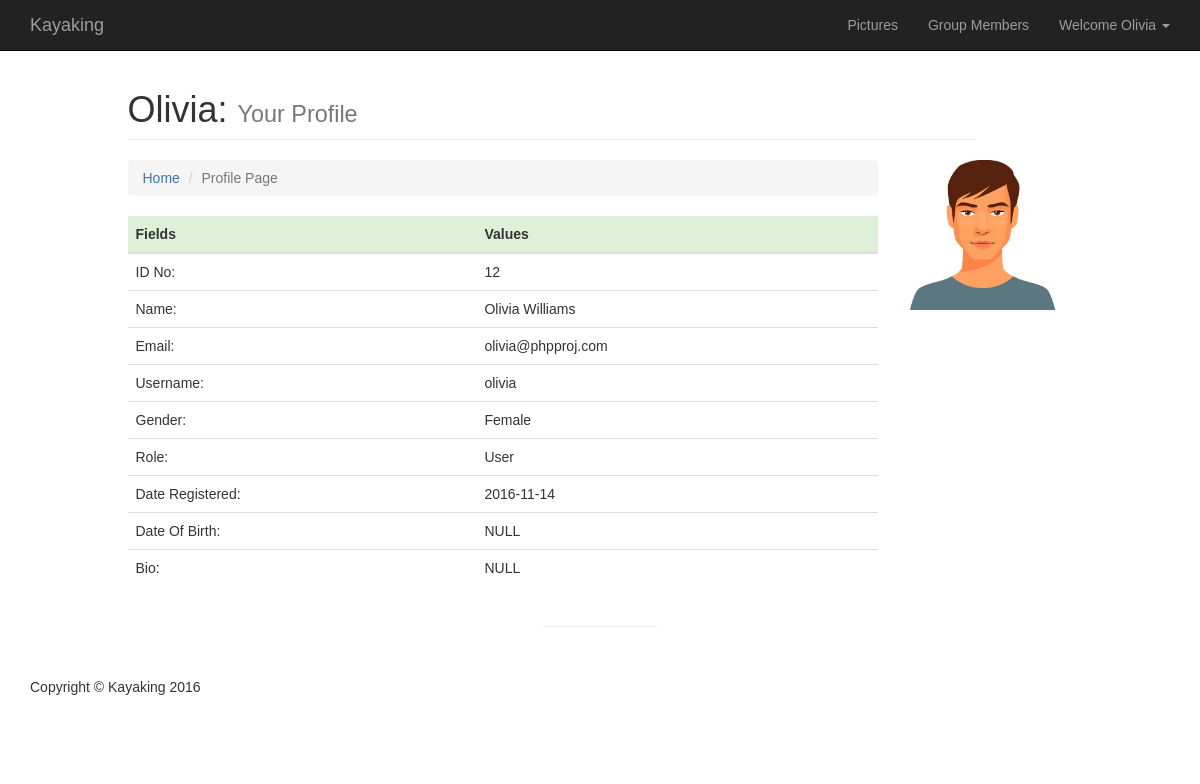
Page /profile.php (signed in) on the committed database.
### tables this page shows
CREATE TABLE IF NOT EXISTS `users` (
  `id` int(11) NOT NULL AUTO_INCREMENT,
  `name` varchar(40) NOT NULL,
  `username` varchar(55) NOT NULL,
  `email` varchar(40) NOT NULL,
  `password` varchar(20) NOT NULL,
  `sex` tinyint(1) DEFAULT NULL,
  `dob` date DEFAULT NULL,
  `date_registered` date DEFAULT NULL,
  `bio` text,
  `photo` varchar(100) DEFAULT '../img/avatarthumb.jpg',
  `role` varchar(15) DEFAULT 'user',
  PRIMARY KEY (`id`)
);

### includes/functions.php (called while the page is built, shortened)
<?php
$con = mysqli_connect("localhost", "root", "", "proj");
function ReadUserDetails($id)
{
	global $con;
	$sql = "select * from users where id='$id'";
	$res = mysqli_query($con, $sql);
	$user = mysqli_fetch_array($res, MYSQLI_ASSOC);
	if($user["sex"]== 0) $user["sex"]="Female"; else $user["sex"] = "Male";
	if(!isset($user["dob"])) $user["dob"] = "NULL";
	if(!isset($user["bio"])) $user["bio"] = "NULL";
	return $user;
}
?>

### public/profile.php (the view)
<?php
    include '../includes/functions.php';
    include '../includes/header.php';
if (!isset( $_GET["user"]))
{
     $userrid=$userid;
}
else
{
     $userrid=$_GET["user"];
}
?>
    <div class="container">
        <div class="row">
        <div class="col-sm-1">
            </div>
            <div class="col-lg-9">
                <h1 class="page-header"><?php echo $username.":"; ?>
                    <small>Your Profile</small>
                </h1>
            </div>
        </div>
        <div class="row">
            <div class="col-md-1">
            </div>
            <div class="col-md-8">
            <ol class="breadcrumb">
                    <li><a href="/php_proj/">Home</a>
                    </li>
                    <li class="active">Profile Page</li>
            </ol>
            <?php $user = ReadUserDetails($userrid); ?>
                <table class="table">
                    <thead>
                        <tr class="success">
                            <th>Fields</th>
                            <th>Values</th>
                        </tr>
                    </thead>
                    <tbody>
                        <tr>
                            <td>ID No: </td>
                            <td><?php echo $user["id"]; ?></td>
                        </tr>
                        <tr>
                            <td>Name:</td>
                            <td><?php echo $user["name"]; ?></td>
                        </tr>
                        <tr>
                            <td>Email:</td>
                            <td><?php echo $user["email"]; ?></td>
                        </tr>
                         <tr>
                            <td>Username:</td>
                            <td><?php echo $user["username"]; ?></td>
                        </tr>
                        <tr>
                            <td>Gender:</td>
                            <td><?php echo $user["sex"]; ?></td>
                        </tr>
                        <tr>
                            <td>Role:</td>
                            <td><?php echo ucfirst($user["role"]); ?></td>
                        </tr>
                        <tr>
                            <td>Date Registered:</td>
                            <td><?php echo $user["date_registered"]; ?></td>
                        </tr>
                        <tr>
                            <td>Date Of Birth:</td>
                            <td><?php echo $user["dob"]; ?></td>
                        </tr>
                        <tr>
                            <td>Bio:</td>
                            <td><?php echo $user["bio"]; ?></td>
                        </tr>
                    </tbody>
                </table>
            </div>
            <div class="col-md-3"><img src="<?php echo $user["photo"]; ?>" height="150" width="150"></div>
        </div>
        <hr>
    <?php
    include '../includes/footer.php';
    ?>

### css/main.css (style rules this page uses)
body, html { height: 100%; background-repeat: no-repeat; font-family: 'Oxygen', sans-serif; }
hr { width: 10%; color: #fff; }

### css/modern-business.css (style rules this page uses)
body, html { height: 100%; background-repeat: no-repeat; font-family: 'Oxygen', sans-serif; padding-top: 25px; }

### rows in the picture
users: id "12", name "Olivia Williams", email "olivia@phpproj.com", username "olivia", role "User", date_registered "2016-11-14", photo (picture)

### other values in the picture
$username "Olivia"
$user["sex"] "Female"
$user["dob"] "NULL"
$user["bio"] "NULL"
